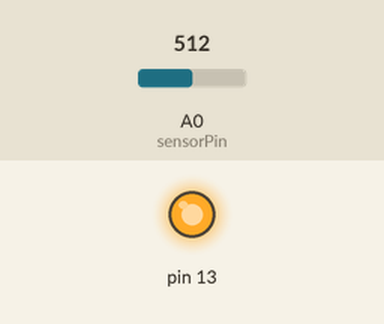
This sketch was run on a simulated Arduino Uno, built with avr-gcc and run on an emulated ATmega328P. Shown: output pins drawn as LEDs (lit = HIGH). Inputs (shaded band) come from the test bench; at power-on: A0 (sensorPin) = 512. What the sketch prints to the serial monitor is not drawn.

Above: at 0.1 s.
At 5.1 s:
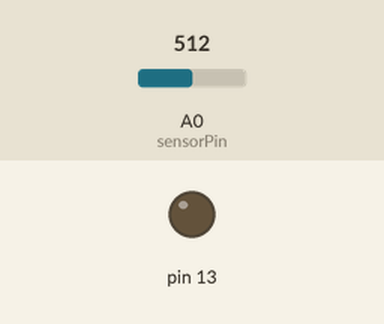
Timing chart, 0 to 6.6 s (numbered marks = the images above):
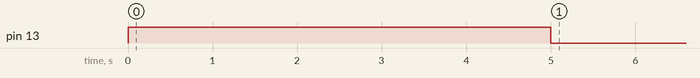

The sketch:

Morning_Passages.ino
```cpp
 #include "pitches.h"

// These constants won't change:
const int sensorPin = A0;    // pin that the sensor is attached to

// variables:
int sensorValue = 0;         // the sensor value
int sensorMin = 1023;        // minimum sensor value
int sensorMax = 0;           // maximum sensor value

int count = 0;


void setup() {

  Serial.begin(9600);

  //calibration
  pinMode(13, OUTPUT);
  digitalWrite(13, HIGH);
  while (millis() < 5000)
  {
    sensorValue = analogRead(sensorPin);
    if (sensorValue > sensorMax)
    {
      sensorMax = sensorValue;
    }

    if (sensorValue < sensorMin)
    {
      sensorMin = sensorValue;
    }
  }
  digitalWrite(13, LOW);
  // end of calibration
}

void loop() {

  while (millis() < 10000 && millis() > 5000)
  {
    Serial.println(sensorValue);

    sensorValue = analogRead(sensorPin);
    sensorValue = map(sensorValue, sensorMin, sensorMax, 0, 10);
    sensorValue = constrain(sensorValue, 0, 10);

    if(sensorValue == 8)
      {
        tone(9, NOTE_G4);
      }
    if(sensorValue == 6)
      {
        tone(9, NOTE_AS5);
      }
    if(sensorValue == 4)
      {
        tone(9, NOTE_D5);
      }
    if(sensorValue == 2)
      {
        tone(9, NOTE_G5);
      }
  }

  while (millis() > 10000 && millis() < 15000)
  {
    Serial.println(sensorValue);

    sensorValue = analogRead(sensorPin);
    sensorValue = map(sensorValue, sensorMin, sensorMax, 0, 10);
    sensorValue = constrain(sensorValue, 0, 10);

    if(sensorValue == 8)
      {
        tone(9, NOTE_FS4);
      }
    if(sensorValue == 6)
      {
        tone(9, NOTE_AS5);
      }
    if(sensorValue == 4)
      {
        tone(9, NOTE_D5);
      }
    if(sensorValue == 2)
      {
        tone(9, NOTE_FS5);
      }
  }

  while (millis() > 15000 && millis() < 20000)
  {
    Serial.println(sensorValue);

    sensorValue = analogRead(sensorPin);
    sensorValue = map(sensorValue, sensorMin, sensorMax, 0, 10);
    sensorValue = constrain(sensorValue, 0, 10);

    if(sensorValue == 8)
      {
        tone(9, NOTE_F4);
      }
    if(sensorValue == 6)
      {
        tone(9, NOTE_AS5);
      }
    if(sensorValue == 4)
      {
        tone(9, NOTE_D5);
      }
    if(sensorValue == 2)
      {
        tone(9, NOTE_F5);
      }
  }

  while (millis() > 20000 && millis() < 25000)
  {
    Serial.println(sensorValue);

    sensorValue = analogRead(sensorPin);
    sensorValue = map(sensorValue, sensorMin, sensorMax, 0, 10);
    sensorValue = constrain(sensorValue, 0, 10);

    if(sensorValue == 8)
      {
        tone(9, NOTE_E4);
      }
    if(sensorValue == 6)
      {
        tone(9, NOTE_A5);
      }
    if(sensorValue == 4)
      {
        tone(9, NOTE_CS5);
      }
    if(sensorValue == 2)
      {
        tone(9, NOTE_E5);
      }
  }

  while (millis() > 25000 && millis() < 30000)
  {
    Serial.println(sensorValue);

    sensorValue = analogRead(sensorPin);
    sensorValue = map(sensorValue, sensorMin, sensorMax, 0, 10);
    sensorValue = constrain(sensorValue, 0, 10);

    if(sensorValue == 8)
      {
        tone(9, NOTE_DS4);
      }
    if(sensorValue == 6)
      {
        tone(9, NOTE_GS4);
      }
    if(sensorValue == 4)
      {
        tone(9, NOTE_C5);
      }
    if(sensorValue == 2)
      {
        tone(9, NOTE_DS5);
      }
  }

  while (millis() > 30000 && millis() < 35000)
  {
    Serial.println(sensorValue);

    sensorValue = analogRead(sensorPin);
    sensorValue = map(sensorValue, sensorMin, sensorMax, 0, 10);
    sensorValue = constrain(sensorValue, 0, 10);

    if(sensorValue == 8)
      {
        tone(9, NOTE_D4);
      }
    if(sensorValue == 6)
      {
        tone(9, NOTE_FS4);
      }
    if(sensorValue == 4)
      {
        tone(9, NOTE_A5);
      }
    if(sensorValue == 2)
      {
        tone(9, NOTE_D5);
      }
  }

}
```
